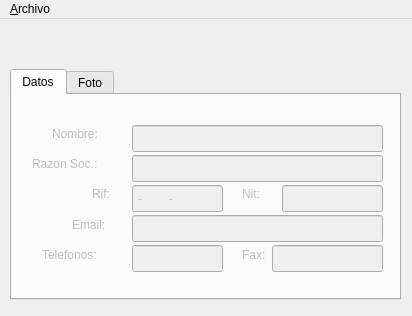
<?xml version="1.0" encoding="UTF-8"?>
<ui version="4.0">
 <class>MainWindow</class>
 <widget class="QMainWindow" name="MainWindow">
  <property name="windowModality">
   <enum>Qt::ApplicationModal</enum>
  </property>
  <property name="geometry">
   <rect>
    <x>0</x>
    <y>0</y>
    <width>412</width>
    <height>316</height>
   </rect>
  </property>
  <property name="sizePolicy">
   <sizepolicy hsizetype="Fixed" vsizetype="Fixed">
    <horstretch>0</horstretch>
    <verstretch>0</verstretch>
   </sizepolicy>
  </property>
  <property name="minimumSize">
   <size>
    <width>0</width>
    <height>0</height>
   </size>
  </property>
  <property name="maximumSize">
   <size>
    <width>500</width>
    <height>600</height>
   </size>
  </property>
  <property name="windowTitle">
   <string>Empresas</string>
  </property>
  <property name="iconSize">
   <size>
    <width>32</width>
    <height>32</height>
   </size>
  </property>
  <widget class="QWidget" name="centralwidget">
   <widget class="QTabWidget" name="tabWidget">
    <property name="enabled">
     <bool>true</bool>
    </property>
    <property name="geometry">
     <rect>
      <x>10</x>
      <y>50</y>
      <width>391</width>
      <height>231</height>
     </rect>
    </property>
    <property name="sizePolicy">
     <sizepolicy hsizetype="Fixed" vsizetype="Fixed">
      <horstretch>0</horstretch>
      <verstretch>0</verstretch>
     </sizepolicy>
    </property>
    <property name="currentIndex">
     <number>0</number>
    </property>
    <widget class="QWidget" name="tab">
     <attribute name="title">
      <string>Datos</string>
     </attribute>
     <widget class="QFrame" name="frame_2">
      <property name="enabled">
       <bool>false</bool>
      </property>
      <property name="geometry">
       <rect>
        <x>0</x>
        <y>10</y>
        <width>391</width>
        <height>191</height>
       </rect>
      </property>
      <property name="frameShape">
       <enum>QFrame::NoFrame</enum>
      </property>
      <property name="frameShadow">
       <enum>QFrame::Plain</enum>
      </property>
      <widget class="QLineEdit" name="lineEdit_8">
       <property name="geometry">
        <rect>
         <x>260</x>
         <y>140</y>
         <width>111</width>
         <height>27</height>
        </rect>
       </property>
       <property name="font">
        <font>
         <pointsize>9</pointsize>
        </font>
       </property>
      </widget>
      <widget class="QLineEdit" name="lineEdit_2">
       <property name="geometry">
        <rect>
         <x>120</x>
         <y>20</y>
         <width>251</width>
         <height>27</height>
        </rect>
       </property>
      </widget>
      <widget class="QLineEdit" name="lineEdit_5">
       <property name="geometry">
        <rect>
         <x>270</x>
         <y>80</y>
         <width>101</width>
         <height>27</height>
        </rect>
       </property>
      </widget>
      <widget class="QLineEdit" name="lineEdit_7">
       <property name="geometry">
        <rect>
         <x>120</x>
         <y>140</y>
         <width>91</width>
         <height>27</height>
        </rect>
       </property>
       <property name="font">
        <font>
         <pointsize>9</pointsize>
        </font>
       </property>
      </widget>
      <widget class="QLineEdit" name="lineEdit_3">
       <property name="geometry">
        <rect>
         <x>120</x>
         <y>50</y>
         <width>251</width>
         <height>27</height>
        </rect>
       </property>
      </widget>
      <widget class="QLineEdit" name="lineEdit_4">
       <property name="geometry">
        <rect>
         <x>120</x>
         <y>80</y>
         <width>91</width>
         <height>27</height>
        </rect>
       </property>
       <property name="inputMask">
        <string>A-99999999-9; </string>
       </property>
      </widget>
      <widget class="QLabel" name="label_8">
       <property name="geometry">
        <rect>
         <x>230</x>
         <y>140</y>
         <width>31</width>
         <height>20</height>
        </rect>
       </property>
       <property name="text">
        <string>Fax:</string>
       </property>
      </widget>
      <widget class="QLabel" name="label_2">
       <property name="geometry">
        <rect>
         <x>40</x>
         <y>20</y>
         <width>61</width>
         <height>17</height>
        </rect>
       </property>
       <property name="text">
        <string>Nombre:</string>
       </property>
      </widget>
      <widget class="QLabel" name="label_3">
       <property name="geometry">
        <rect>
         <x>20</x>
         <y>50</y>
         <width>81</width>
         <height>17</height>
        </rect>
       </property>
       <property name="text">
        <string>Razon Soc.:</string>
       </property>
      </widget>
      <widget class="QLabel" name="label_6">
       <property name="geometry">
        <rect>
         <x>60</x>
         <y>110</y>
         <width>41</width>
         <height>20</height>
        </rect>
       </property>
       <property name="text">
        <string>Email:</string>
       </property>
      </widget>
      <widget class="QLineEdit" name="lineEdit_6">
       <property name="geometry">
        <rect>
         <x>120</x>
         <y>110</y>
         <width>251</width>
         <height>27</height>
        </rect>
       </property>
       <property name="inputMask">
        <string/>
       </property>
       <property name="text">
        <string/>
       </property>
      </widget>
      <widget class="QLabel" name="label_5">
       <property name="geometry">
        <rect>
         <x>230</x>
         <y>80</y>
         <width>31</width>
         <height>17</height>
        </rect>
       </property>
       <property name="text">
        <string>Nit:</string>
       </property>
      </widget>
      <widget class="QLabel" name="label_7">
       <property name="geometry">
        <rect>
         <x>30</x>
         <y>140</y>
         <width>71</width>
         <height>20</height>
        </rect>
       </property>
       <property name="text">
        <string>Telefonos:</string>
       </property>
      </widget>
      <widget class="QLabel" name="label_4">
       <property name="geometry">
        <rect>
         <x>80</x>
         <y>80</y>
         <width>21</width>
         <height>17</height>
        </rect>
       </property>
       <property name="text">
        <string>Rif:</string>
       </property>
      </widget>
     </widget>
    </widget>
    <widget class="QWidget" name="tab_2">
     <attribute name="title">
      <string>Foto</string>
     </attribute>
     <widget class="QFrame" name="frame_3">
      <property name="enabled">
       <bool>false</bool>
      </property>
      <property name="geometry">
       <rect>
        <x>0</x>
        <y>10</y>
        <width>381</width>
        <height>181</height>
       </rect>
      </property>
      <property name="frameShape">
       <enum>QFrame::NoFrame</enum>
      </property>
      <property name="frameShadow">
       <enum>QFrame::Raised</enum>
      </property>
      <widget class="QPushButton" name="pushButton">
       <property name="geometry">
        <rect>
         <x>340</x>
         <y>80</y>
         <width>31</width>
         <height>27</height>
        </rect>
       </property>
       <property name="text">
        <string>...</string>
       </property>
      </widget>
      <widget class="QFrame" name="frame">
       <property name="geometry">
        <rect>
         <x>10</x>
         <y>10</y>
         <width>151</width>
         <height>161</height>
        </rect>
       </property>
       <property name="frameShape">
        <enum>QFrame::Box</enum>
       </property>
       <property name="frameShadow">
        <enum>QFrame::Sunken</enum>
       </property>
       <widget class="QLabel" name="label">
        <property name="geometry">
         <rect>
          <x>10</x>
          <y>10</y>
          <width>131</width>
          <height>141</height>
         </rect>
        </property>
        <property name="text">
         <string>FOTO</string>
        </property>
        <property name="alignment">
         <set>Qt::AlignCenter</set>
        </property>
       </widget>
      </widget>
      <widget class="QLineEdit" name="lineEdit">
       <property name="enabled">
        <bool>false</bool>
       </property>
       <property name="geometry">
        <rect>
         <x>170</x>
         <y>80</y>
         <width>161</width>
         <height>27</height>
        </rect>
       </property>
       <property name="font">
        <font>
         <pointsize>8</pointsize>
        </font>
       </property>
      </widget>
      <zorder>pushButton</zorder>
      <zorder>label</zorder>
      <zorder>lineEdit</zorder>
      <zorder>pushButton</zorder>
      <zorder>frame</zorder>
      <zorder>lineEdit</zorder>
     </widget>
    </widget>
   </widget>
   <widget class="QFrame" name="frmbotonera">
    <property name="geometry">
     <rect>
      <x>10</x>
      <y>0</y>
      <width>391</width>
      <height>41</height>
     </rect>
    </property>
    <property name="frameShape">
     <enum>QFrame::NoFrame</enum>
    </property>
    <property name="frameShadow">
     <enum>QFrame::Raised</enum>
    </property>
   </widget>
  </widget>
  <widget class="QMenuBar" name="menuBar">
   <property name="geometry">
    <rect>
     <x>0</x>
     <y>0</y>
     <width>412</width>
     <height>25</height>
    </rect>
   </property>
   <widget class="QMenu" name="menuNuevo">
    <property name="title">
     <string>&amp;Archivo</string>
    </property>
    <addaction name="actionNuevo"/>
    <addaction name="actionModificar"/>
    <addaction name="actionGuardar"/>
    <addaction name="actionEliminar"/>
    <addaction name="separator"/>
    <addaction name="actionSalir"/>
   </widget>
   <addaction name="menuNuevo"/>
  </widget>
  <action name="actionNuevo">
   <property name="text">
    <string>Nuevo</string>
   </property>
  </action>
  <action name="actionModificar">
   <property name="text">
    <string>Modificar</string>
   </property>
  </action>
  <action name="actionEliminar">
   <property name="text">
    <string>Eliminar</string>
   </property>
  </action>
  <action name="actionGuardar">
   <property name="text">
    <string>Guardar</string>
   </property>
  </action>
  <action name="actionSalir">
   <property name="text">
    <string>Salir</string>
   </property>
  </action>
 </widget>
 <resources/>
 <connections/>
</ui>
